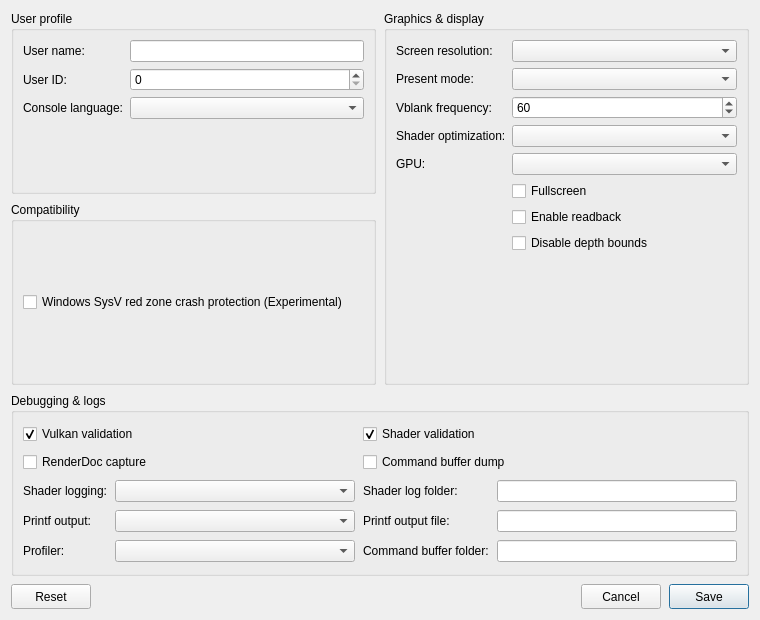
<?xml version="1.0" encoding="UTF-8"?>
<ui version="4.0">
 <class>ConfigurationEditDialog</class>
 <widget class="QDialog" name="ConfigurationEditDialog">
  <property name="geometry">
   <rect>
    <x>0</x>
    <y>0</y>
    <width>760</width>
    <height>620</height>
   </rect>
  </property>
  <property name="windowTitle">
   <string>Settings</string>
  </property>
  <property name="locale">
   <locale language="English" country="UnitedStates"/>
  </property>
  <layout class="QGridLayout" name="gridLayout">
   <property name="horizontalSpacing">
    <number>8</number>
   </property>
   <property name="verticalSpacing">
    <number>8</number>
   </property>
   <item row="0" column="0">
    <layout class="QGridLayout" name="sectionsLayout" columnstretch="1,1">
     <property name="horizontalSpacing">
      <number>8</number>
     </property>
     <property name="verticalSpacing">
      <number>8</number>
     </property>
     <item row="0" column="0">
      <widget class="QGroupBox" name="user_profile_group">
       <property name="title">
        <string>User profile</string>
       </property>
       <layout class="QFormLayout" name="userProfileLayout">
        <property name="fieldGrowthPolicy">
         <enum>QFormLayout::AllNonFixedFieldsGrow</enum>
        </property>
        <item row="0" column="0">
         <widget class="QLabel" name="label_user_name">
          <property name="text"><string>User name:</string></property>
         </widget>
        </item>
        <item row="0" column="1">
         <widget class="MandatoryLineEdit" name="lineEdit_user_name">
          <property name="toolTip"><string>Local user name exposed to games</string></property>
          <property name="clearButtonEnabled"><bool>true</bool></property>
         </widget>
        </item>
        <item row="1" column="0">
         <widget class="QLabel" name="label_user_id">
          <property name="text"><string>User ID:</string></property>
         </widget>
        </item>
        <item row="1" column="1">
         <widget class="QSpinBox" name="spinBox_user_id">
          <property name="toolTip"><string>Local user ID exposed to games</string></property>
          <property name="maximum"><number>2147483647</number></property>
         </widget>
        </item>
        <item row="2" column="0">
         <widget class="QLabel" name="label_console_language">
          <property name="text"><string>Console language:</string></property>
         </widget>
        </item>
        <item row="2" column="1">
         <widget class="QComboBox" name="comboBox_console_language">
          <property name="toolTip"><string>Language</string></property>
         </widget>
        </item>
       </layout>
      </widget>
     </item>
     <item row="0" column="1" rowspan="2">
      <widget class="QGroupBox" name="graphics_group">
       <property name="title">
        <string>Graphics &amp;&amp; display</string>
       </property>
       <layout class="QFormLayout" name="graphicsLayout">
        <property name="fieldGrowthPolicy">
         <enum>QFormLayout::AllNonFixedFieldsGrow</enum>
        </property>
        <item row="0" column="0">
         <widget class="QLabel" name="label_screen_resolution">
          <property name="text"><string>Screen resolution:</string></property>
         </widget>
        </item>
        <item row="0" column="1">
         <widget class="QComboBox" name="comboBox_screen_resolution">
          <property name="toolTip"><string>Window resolution</string></property>
         </widget>
        </item>
        <item row="1" column="0">
         <widget class="QLabel" name="label_present_mode">
          <property name="text"><string>Present mode:</string></property>
         </widget>
        </item>
        <item row="1" column="1">
         <widget class="QComboBox" name="comboBox_present_mode">
          <property name="toolTip"><string>Vulkan swapchain presentation mode</string></property>
         </widget>
        </item>
        <item row="2" column="0">
         <widget class="QLabel" name="label_vblank_frequency">
          <property name="text"><string>Vblank frequency:</string></property>
         </widget>
        </item>
        <item row="2" column="1">
         <widget class="QSpinBox" name="spinBox_vblank_frequency">
          <property name="toolTip"><string>Virtual display refresh rate used for frame pacing</string></property>
          <property name="minimum"><number>30</number></property>
          <property name="maximum"><number>360</number></property>
          <property name="value"><number>60</number></property>
         </widget>
        </item>
        <item row="3" column="0">
         <widget class="QLabel" name="label_shader_optimization">
          <property name="text"><string>Shader optimization:</string></property>
         </widget>
        </item>
        <item row="3" column="1">
         <widget class="QComboBox" name="comboBox_shader_optimization_type">
          <property name="toolTip"><string>Optimize shaders for code size or performance</string></property>
         </widget>
        </item>
        <item row="4" column="0">
         <widget class="QLabel" name="label_gpu">
          <property name="text"><string>GPU:</string></property>
         </widget>
        </item>
        <item row="4" column="1">
         <widget class="QComboBox" name="comboBox_gpu">
          <property name="toolTip"><string>Graphics device used by the emulator</string></property>
         </widget>
        </item>
        <item row="5" column="1">
         <widget class="QCheckBox" name="checkBox_fullscreen">
          <property name="toolTip"><string>Run in borderless desktop fullscreen</string></property>
          <property name="text"><string>Fullscreen</string></property>
         </widget>
        </item>
        <item row="6" column="1">
         <widget class="QCheckBox" name="checkBox_readback">
          <property name="toolTip"><string>Read back writable linear images</string></property>
          <property name="text"><string>Enable readback</string></property>
         </widget>
        </item>
        <item row="7" column="1">
         <widget class="QCheckBox" name="checkBox_depth_bounds">
          <property name="toolTip"><string>Ignore guest depth-bounds culling (contact shadows) so a depth-culling pass cannot black out the scene</string></property>
          <property name="text"><string>Disable depth bounds</string></property>
         </widget>
        </item>
       </layout>
      </widget>
     </item>
     <item row="2" column="0" colspan="2">
      <widget class="QGroupBox" name="debug_group">
       <property name="title">
        <string>Debugging &amp;&amp; logs</string>
       </property>
       <layout class="QGridLayout" name="debugLayout" columnstretch="0,1,0,1">
        <property name="horizontalSpacing"><number>8</number></property>
        <property name="verticalSpacing"><number>6</number></property>
        <item row="0" column="0" colspan="2">
         <widget class="QCheckBox" name="checkBox_vulkan_validation">
          <property name="toolTip"><string>Enable Vulkan validation layers</string></property>
          <property name="text"><string>Vulkan validation</string></property>
          <property name="checked"><bool>true</bool></property>
         </widget>
        </item>
        <item row="0" column="2" colspan="2">
         <widget class="QCheckBox" name="checkBox_shader_validation">
          <property name="toolTip"><string>Validate SPIR-V binary</string></property>
          <property name="text"><string>Shader validation</string></property>
          <property name="checked"><bool>true</bool></property>
         </widget>
        </item>
        <item row="1" column="0" colspan="2">
         <widget class="QCheckBox" name="checkBox_renderdoc_capture">
          <property name="toolTip"><string>Enable RenderDoc capture</string></property>
          <property name="text"><string>RenderDoc capture</string></property>
         </widget>
        </item>
        <item row="1" column="2" colspan="2">
         <widget class="QCheckBox" name="checkBox_cmd_dump">
          <property name="toolTip"><string>Dump command buffers</string></property>
          <property name="text"><string>Command buffer dump</string></property>
         </widget>
        </item>
        <item row="2" column="0">
         <widget class="QLabel" name="label_shader_log_direction">
          <property name="text"><string>Shader logging:</string></property>
         </widget>
        </item>
        <item row="2" column="1">
         <widget class="QComboBox" name="comboBox_shader_log_direction">
          <property name="toolTip"><string>Dump shaders to file or console window. If enabled may decrease emulator performance</string></property>
         </widget>
        </item>
        <item row="2" column="2">
         <widget class="QLabel" name="label_shader_log_folder">
          <property name="text"><string>Shader log folder:</string></property>
         </widget>
        </item>
        <item row="2" column="3">
         <widget class="MandatoryLineEdit" name="lineEdit_shader_log_folder">
          <property name="toolTip"><string>Specify directory to dump shaders</string></property>
          <property name="clearButtonEnabled"><bool>true</bool></property>
         </widget>
        </item>
        <item row="3" column="0">
         <widget class="QLabel" name="label_printf_direction">
          <property name="text"><string>Printf output:</string></property>
         </widget>
        </item>
        <item row="3" column="1">
         <widget class="QComboBox" name="comboBox_printf_direction">
          <property name="toolTip"><string>Print logs to file or console window. If enabled may decrease emulator performance</string></property>
         </widget>
        </item>
        <item row="3" column="2">
         <widget class="QLabel" name="label_printf_file">
          <property name="text"><string>Printf output file:</string></property>
         </widget>
        </item>
        <item row="3" column="3">
         <widget class="MandatoryLineEdit" name="lineEdit_printf_file">
          <property name="toolTip"><string>Specify file to dump logs</string></property>
          <property name="clearButtonEnabled"><bool>true</bool></property>
         </widget>
        </item>
        <item row="4" column="0">
         <widget class="QLabel" name="label_profiler_direction">
          <property name="text"><string>Profiler:</string></property>
         </widget>
        </item>
        <item row="4" column="1">
         <widget class="QComboBox" name="comboBox_profiler_direction">
          <property name="toolTip"><string>Enable or disable profiler. If enabled may decrease emulator performance</string></property>
         </widget>
        </item>
        <item row="4" column="2">
         <widget class="QLabel" name="label_cmd_dump_folder">
          <property name="text"><string>Command buffer folder:</string></property>
         </widget>
        </item>
        <item row="4" column="3">
         <widget class="MandatoryLineEdit" name="lineEdit_cmd_dump_folder">
          <property name="toolTip"><string>Specify directory to dump command buffers</string></property>
          <property name="clearButtonEnabled"><bool>true</bool></property>
         </widget>
        </item>
       </layout>
      </widget>
     </item>
     <item row="1" column="0">
      <widget class="QGroupBox" name="compatibility_group">
       <property name="title">
        <string>Compatibility</string>
       </property>
       <layout class="QHBoxLayout" name="compatibilityLayout">
        <item>
         <widget class="QCheckBox" name="checkBox_red_zone_protection">
          <property name="toolTip"><string>Helps prevent crashes in some games on Windows</string></property>
          <property name="text"><string>Windows SysV red zone crash protection (Experimental)</string></property>
         </widget>
        </item>
        <item>
         <spacer name="compatibilitySpacer">
          <property name="orientation"><enum>Qt::Horizontal</enum></property>
          <property name="sizeHint" stdset="0">
           <size><width>40</width><height>20</height></size>
          </property>
         </spacer>
        </item>
       </layout>
      </widget>
     </item>
    </layout>
   </item>
   <item row="2" column="0">
    <layout class="QHBoxLayout" name="buttonLayout">
     <item>
     <widget class="QPushButton" name="clear_button">
       <property name="minimumSize"><size><width>80</width><height>25</height></size></property>
       <property name="text"><string>Reset</string></property>
       <property name="toolTip"><string>Restore default settings</string></property>
      </widget>
     </item>
     <item>
      <spacer name="buttonSpacer">
       <property name="orientation"><enum>Qt::Horizontal</enum></property>
       <property name="sizeHint" stdset="0"><size><width>40</width><height>20</height></size></property>
      </spacer>
     </item>
     <item>
      <widget class="QPushButton" name="cancel_button">
       <property name="minimumSize"><size><width>80</width><height>25</height></size></property>
       <property name="text"><string>Cancel</string></property>
      </widget>
     </item>
     <item>
      <widget class="QPushButton" name="ok_button">
       <property name="minimumSize"><size><width>80</width><height>25</height></size></property>
       <property name="text"><string>Save</string></property>
       <property name="default"><bool>true</bool></property>
      </widget>
     </item>
    </layout>
   </item>
  </layout>
 </widget>
 <customwidgets>
  <customwidget>
   <class>MandatoryLineEdit</class>
   <extends>QLineEdit</extends>
   <header>mandatoryLineEdit.h</header>
  </customwidget>
 </customwidgets>
 <resources/>
 <connections>
  <connection>
   <sender>cancel_button</sender>
   <signal>clicked()</signal>
   <receiver>ConfigurationEditDialog</receiver>
   <slot>reject()</slot>
  </connection>
 </connections>
</ui>
